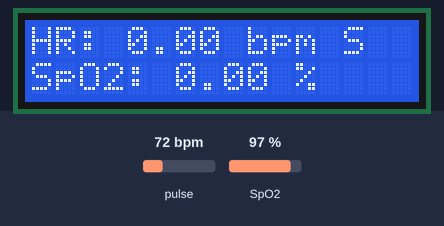
A sketch run on a simulated Arduino Uno, built with avr-gcc and run on an emulated ATmega328P. Shown: 16×2 character LCD. Inputs (shaded band) come from the test bench; at power-on: pulse 72 bpm, SpO2 97 %. What the sketch prints to the serial monitor is not drawn.

Above: at 1.6 s.
1.7 s: pulse set to 42 bpm
At 4.5 s:
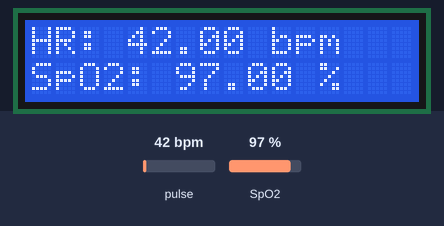
4.7 s: SpO2 set to 80 %
At 6.3 s:
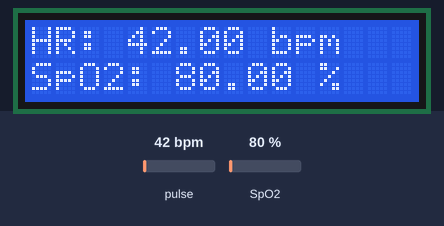
6.6 s: pulse set to 70 bpm
At 8.1 s:
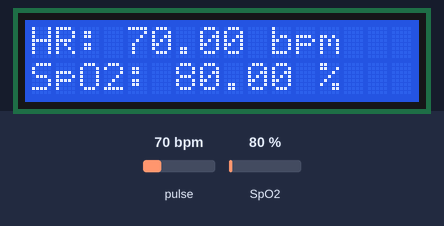
8.7 s: SpO2 set to 85 %
At 9.7 s:
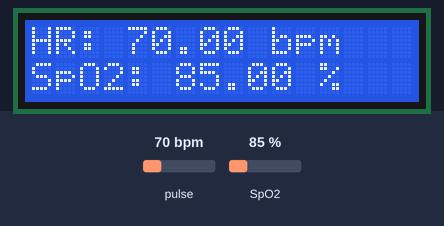
Timing chart, 0 to 11.7 s (numbered marks = the images above; inputs shaded):
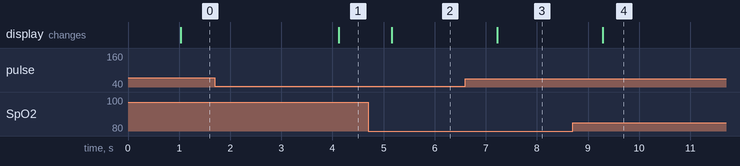

Measured:
- after the input at 1.7 s, the display: changes after 2.4 s (image 1)
- after the input at 4.7 s, the display: changes after 0.46 s (image 2)
- after the input at 6.6 s, the display: changes after 0.63 s (image 3)
- after the input at 8.7 s, the display: changes after 0.59 s (image 4)

The sketch:

code1both.ino
```cpp
#include <Wire.h>
#include "MAX30100_PulseOximeter.h"
#include <LiquidCrystal_I2C.h>

#define REPORTING_PERIOD_MS 1000
PulseOximeter pox;
uint32_t tsLastReport = 0;

// Initialize the LCD display with I2C address 0x27 and dimensions 16x2
LiquidCrystal_I2C lcd(0x27, 16, 2);

void onBeatDetected() {
    // Serial.println("Beat!");
}

void setup() {
    Serial.begin(57600);

    // Initialize LCD
    lcd.begin();
    lcd.backlight();

    if (!pox.begin()) {
        Serial.println("FAILED");
        lcd.setCursor(0, 0);
        lcd.print("Sensor FAILED");
        for (;;);
    } else {
        Serial.println("SUCCESS");
        lcd.setCursor(0, 0);
        lcd.print("Sensor SUCCESS");
    }

    pox.setIRLedCurrent(MAX30100_LED_CURR_7_6MA);
    pox.setOnBeatDetectedCallback(onBeatDetected);
}

void loop() {
    pox.update();
    if (millis() - tsLastReport > REPORTING_PERIOD_MS) {
        // Get heart rate and SpO2 readings
        float heartRate = pox.getHeartRate();
        float spO2 = pox.getSpO2();

        // Print to Serial Monitor
        Serial.print("Heart Rate: ");
        Serial.print(heartRate);
        Serial.print(" bpm / SpO2: ");
        Serial.print(spO2);
        Serial.println("%");

        // Display on LCD
        lcd.setCursor(0, 0);
        lcd.print("HR: ");
        lcd.print(heartRate);
        lcd.print(" bpm ");

        lcd.setCursor(0, 1);
        lcd.print("SpO2: ");
        lcd.print(spO2);
        lcd.print(" %    ");

        tsLastReport = millis();
    }
}
```
